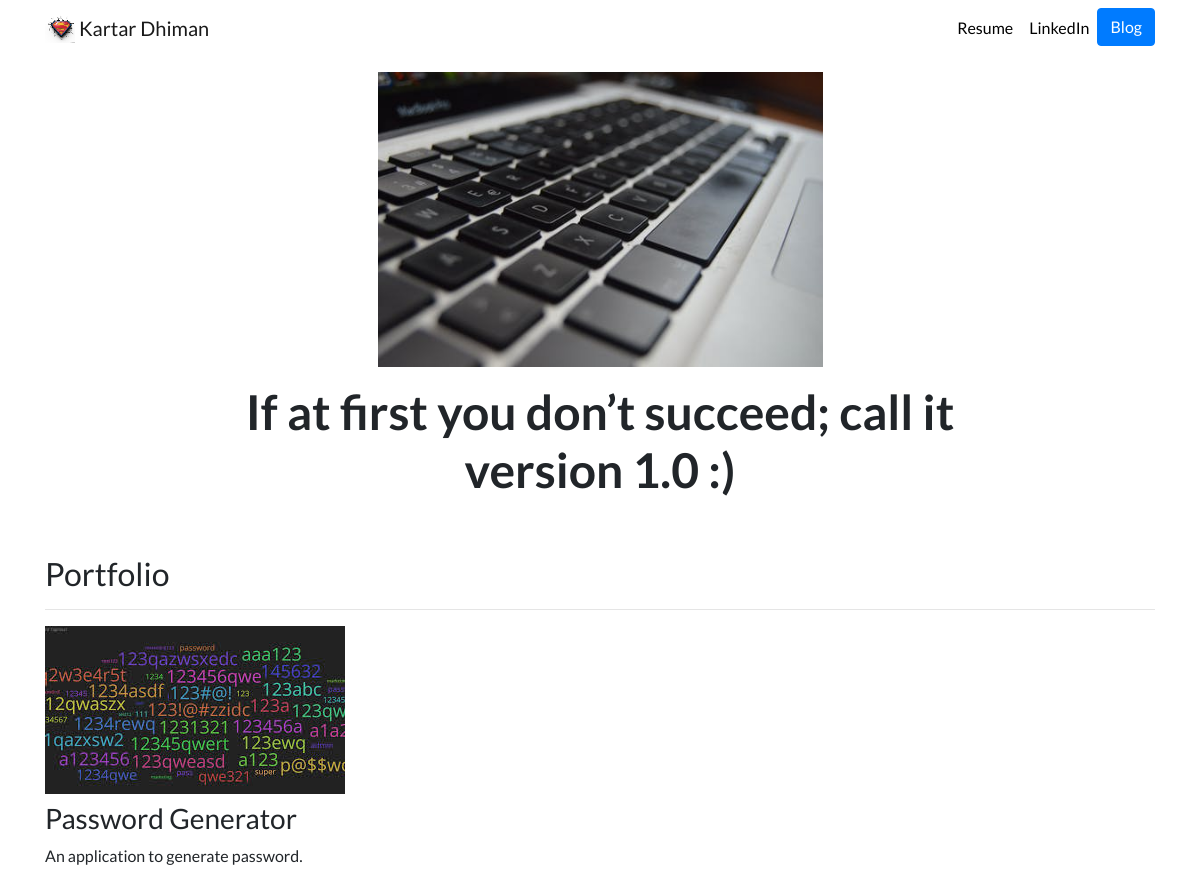
Before: / with the older database file.
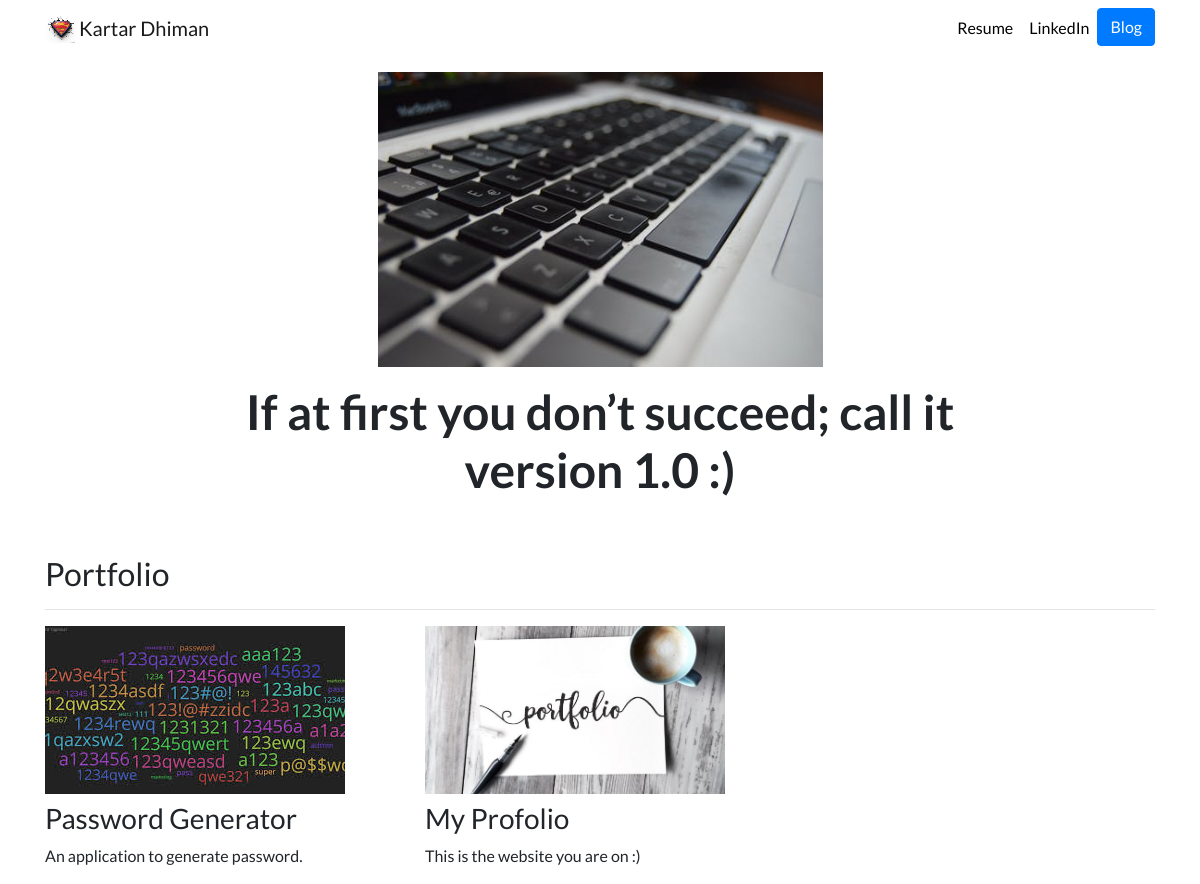
After: the same page with the newer database file.
### portfolio/models.py (models this page shows, shortened)
class Project(models.Model):
    title = models.CharField(max_length=100)
    description = models.TextField()
    image = models.ImageField(upload_to='portfolio/images/', blank=True)
    url = models.URLField(blank=True)

### portfolio/views.py (the view)
# urls.py: 2. Add a URL to urlpatterns:  path('', views.home, name='home')
def home(request):
    projects = Project.objects.all()
    return render(request=request,
                  template_name='portfolio/home.html',
                  context={'projects': projects})

### portfolio/templates/portfolio/home.html
{% extends "portfolio/base.html" %}
{% load static %}
{% block content %}
<div class="row justify-content-center my-3">
  <div class="col-5">
    <img src="{% static 'portfolio/keyboard.jpeg' %}" class="img-fluid">
  </div>
</div>
<div class="row justify-content-center mb-3">
  <div class="col-md-9 text-center">
    <h1 id="hometext" class="font-weight-bold">If at first you don’t succeed; call it version 1.0 :)</h1>
  </div>
</div>
<h2 class="mt-5">Portfolio</h2>
<hr>
<div class="row">
  {% for project in projects %}
  <div class="col-lg-4 col-md-6">
    {% if project.url %}
    <a href="{{ project.url }}">
      <img src="{{ project.image.url }}" class="img-fluid mb-2 image">
    </a>
    {% else %}
      <img src="{{ project.image.url }}" class="img-fluid mb-2 image">
    {% endif %}
    <h3>{{ project.title }}</h3>
    <p>{{ project.description }}</p>
  </div>
  {% endfor %}
</div>
{% endblock %}

### portfolio/templates/portfolio/base.html (shortened to what this page needs)
<!doctype html>
<html lang="en">
<head>
  {% load static %}
  <link rel="stylesheet" href="https://stackpath.bootstrapcdn.com/bootstrap/4.4.1/css/bootstrap.min.css">
  <link rel="stylesheet" href="{% static 'portfolio/custom.css' %}">
</head>
<body>
  <nav id="topNav" class="navbar navbar-expand-md navbar-light">
    <div class="container">
      <a class="navbar-brand" href="{% url 'home' %}">
        <img src="{% static 'portfolio/favicon.png' %}" width="30" height="30" class="d-inline-block align-top" alt="Kartar's Logo">
        <span>Kartar Dhiman</span>
      </a>
      <div class="collapse navbar-collapse text-center" id="navbarNav">
        <ul class="navbar-nav ml-auto">
          <li class="nav-item">
            <a class="nav-link" href="{% static 'portfolio/resume.pdf' %}">Resume</a>
          </li>
          <li class="nav-item">
            <a class="nav-link" href="https://www.linkedin.com/in/kartar-dhiman-b6164a140/" target="_blank">LinkedIn</a>
          </li>
          <li>
            <a role="button" href="{% url 'blog:all_blogs' %}" class="btn btn-primary">Blog</a>
          </li>
        </ul>
      </div>
    </div>
  </nav>
  <div class="container">
    {% block content %}{% endblock %}
  </div>
</body>
</html>

### portfolio/static/portfolio/custom.css (style rules this page uses)
.navbar-nav .nav-link { color: rgba(0,0,0,1) !important; }
body { font-family: 'Lato', sans-serif; }
.image { width: 300px; height: 168px; object-fit: cover; }
@media (min-width: 992px) { #hometext { font-size: 3rem; } }

Changed rows visible on the page:
added Project: image (picture), title "My Profolio", description "This is the website you are on :)"
